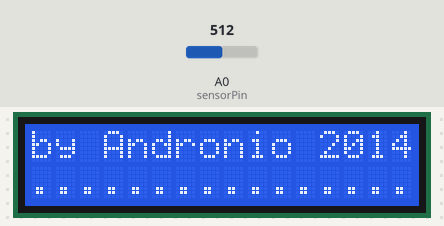
Recording of a sketch running on a simulated Arduino Uno, built with avr-gcc and run on an emulated ATmega328P. Parts: 16×2 character LCD. Inputs (shaded band) come from the test bench; at power-on: A0 (sensorPin) = 512. What the sketch prints to the serial monitor is not drawn.

Above: at 3.1 s.
At 4.8 s:
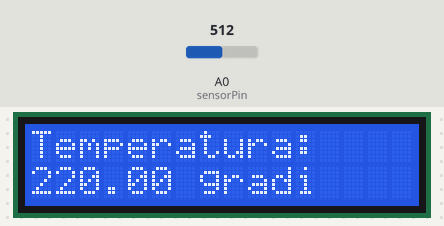
4.9 s: A0 (sensorPin) set to 716
At 6.7 s:
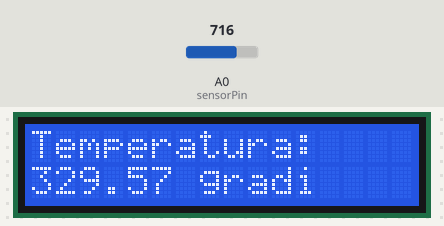
7.7 s: A0 (sensorPin) set to 900
At 9.9 s:
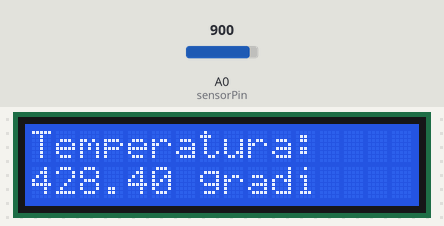
10.7 s: A0 (sensorPin) set to 1023
At 13.1 s:
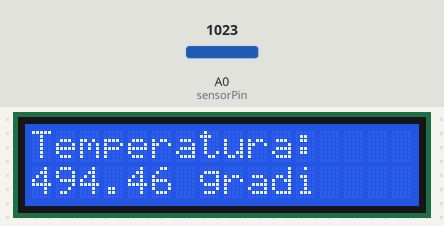
Timing chart, 0 to 14.6 s (numbered marks = the images above; inputs shaded):
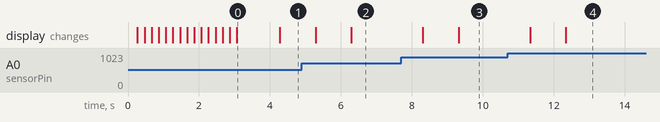

Measured:
- after the input at 4.9 s, the display: first changes after 0.38 s (image 2 shows a later state)
- after the input at 7.7 s, the display: first changes after 0.61 s (image 3 shows a later state)
- after the input at 10.7 s, the display: first changes after 0.64 s (image 4 shows a later state)
- what the display in image 0 shows lasts 1.2 s, from 3.1 s to 4.3 s

The sketch:

Termometro.ino
```cpp
#include <LiquidCrystal.h>
LiquidCrystal lcd(12, 11, 5, 4, 3, 2);
const int sensorPin = A0;

void setup() {
  lcd.begin(16,2);
  Serial.begin(9600);
  lcd.print("by Andronio 2014");
  Serial.println();
  Serial.println("Termometro 1.0 - by Andronio 2014");
  lcd.setCursor(0,1);
  for (int puntino = 0; puntino<16; puntino++) {
    lcd.print(".");
    Serial.print(".");
    delay(200);
  }
  Serial.println();
}

void loop() {
  int sensorVal = analogRead(sensorPin);
  float sensorVolt = (sensorVal/1024.0) * 5.0;
  float temperature = (sensorVolt - .5) * 100;
  float tempmed = temperature;

  for (int contatore = 0; contatore<10; contatore++) {
    sensorVal = analogRead(sensorPin);
    sensorVolt = (sensorVal/1024.0) * 5.0;
    temperature = (sensorVolt - .5) * 100;
    tempmed = (tempmed + temperature);
    delay(100);
  }

  temperature = tempmed/10;

  lcd.clear();
  lcd.setCursor(0,0);
  lcd.print("Temperatura:");
  lcd.setCursor(0,1);
  lcd.print(temperature);
  lcd.print(" gradi");
  Serial.print("La temperatura rilevata e' ");
  Serial.print(temperature);
  Serial.println(" gradi Celsius.");
  //delay(1000);
}
```
